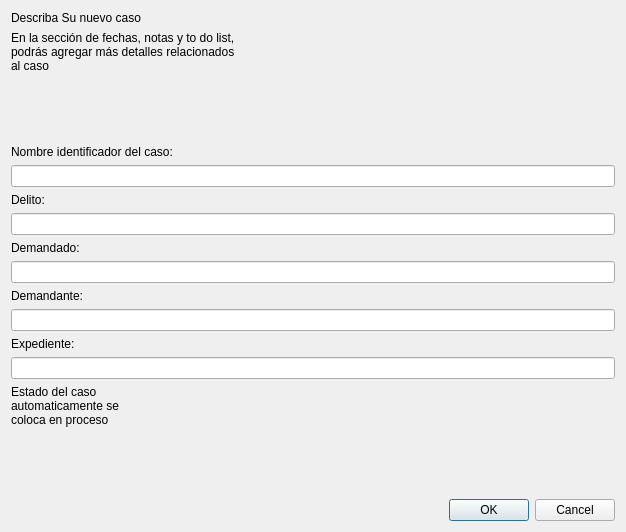
<?xml version="1.0" encoding="UTF-8"?>
<ui version="4.0">
 <class>DialogMain</class>
 <widget class="QDialog" name="DialogMain">
  <property name="geometry">
   <rect>
    <x>0</x>
    <y>0</y>
    <width>626</width>
    <height>532</height>
   </rect>
  </property>
  <property name="windowTitle">
   <string>Dialog</string>
  </property>
  <layout class="QVBoxLayout" name="verticalLayout_9">
   <item>
    <widget class="QLabel" name="label">
     <property name="text">
      <string>Describa Su nuevo caso</string>
     </property>
    </widget>
   </item>
   <item>
    <layout class="QVBoxLayout" name="verticalLayout_8">
     <item>
      <layout class="QVBoxLayout" name="verticalLayout_7">
       <item>
        <widget class="QLabel" name="label_8">
         <property name="text">
          <string>En la sección de fechas, notas y to do list,
podrás agregar más detalles relacionados
al caso</string>
         </property>
        </widget>
       </item>
       <item>
        <spacer name="verticalSpacer_2">
         <property name="orientation">
          <enum>Qt::Vertical</enum>
         </property>
         <property name="sizeHint" stdset="0">
          <size>
           <width>20</width>
           <height>40</height>
          </size>
         </property>
        </spacer>
       </item>
      </layout>
     </item>
    </layout>
   </item>
   <item>
    <layout class="QVBoxLayout" name="verticalLayout_6">
     <item>
      <widget class="QLabel" name="label_2">
       <property name="text">
        <string>Nombre identificador del caso:</string>
       </property>
      </widget>
     </item>
     <item>
      <widget class="QLineEdit" name="lineEdit_caso"/>
     </item>
    </layout>
   </item>
   <item>
    <layout class="QVBoxLayout" name="verticalLayout_5">
     <item>
      <widget class="QLabel" name="label_3">
       <property name="text">
        <string>Delito:</string>
       </property>
      </widget>
     </item>
     <item>
      <widget class="QLineEdit" name="lineEdit_delito"/>
     </item>
    </layout>
   </item>
   <item>
    <layout class="QVBoxLayout" name="verticalLayout_4">
     <item>
      <widget class="QLabel" name="label_4">
       <property name="text">
        <string>Demandado:</string>
       </property>
      </widget>
     </item>
     <item>
      <widget class="QLineEdit" name="lineEdit_demandado"/>
     </item>
    </layout>
   </item>
   <item>
    <layout class="QVBoxLayout" name="verticalLayout_3">
     <item>
      <widget class="QLabel" name="label_5">
       <property name="text">
        <string>Demandante:</string>
       </property>
      </widget>
     </item>
     <item>
      <widget class="QLineEdit" name="lineEdit_demandante"/>
     </item>
    </layout>
   </item>
   <item>
    <layout class="QVBoxLayout" name="verticalLayout_2">
     <item>
      <widget class="QLabel" name="label_6">
       <property name="text">
        <string>Expediente:</string>
       </property>
      </widget>
     </item>
     <item>
      <widget class="QLineEdit" name="lineEdit_expediente"/>
     </item>
    </layout>
   </item>
   <item>
    <layout class="QVBoxLayout" name="verticalLayout">
     <item>
      <widget class="QLabel" name="label_7">
       <property name="text">
        <string>Estado del caso
automaticamente se
coloca en proceso</string>
       </property>
      </widget>
     </item>
     <item>
      <spacer name="verticalSpacer">
       <property name="orientation">
        <enum>Qt::Vertical</enum>
       </property>
       <property name="sizeHint" stdset="0">
        <size>
         <width>20</width>
         <height>40</height>
        </size>
       </property>
      </spacer>
     </item>
    </layout>
   </item>
   <item>
    <layout class="QHBoxLayout" name="horizontalLayout">
     <item>
      <spacer name="horizontalSpacer">
       <property name="orientation">
        <enum>Qt::Horizontal</enum>
       </property>
       <property name="sizeHint" stdset="0">
        <size>
         <width>108</width>
         <height>20</height>
        </size>
       </property>
      </spacer>
     </item>
     <item>
      <widget class="QDialogButtonBox" name="buttonBox">
       <property name="orientation">
        <enum>Qt::Horizontal</enum>
       </property>
       <property name="standardButtons">
        <set>QDialogButtonBox::Cancel|QDialogButtonBox::Ok</set>
       </property>
      </widget>
     </item>
    </layout>
   </item>
  </layout>
 </widget>
 <resources/>
 <connections>
  <connection>
   <sender>buttonBox</sender>
   <signal>accepted()</signal>
   <receiver>DialogMain</receiver>
   <slot>accept()</slot>
   <hints>
    <hint type="sourcelabel">
     <x>248</x>
     <y>254</y>
    </hint>
    <hint type="destinationlabel">
     <x>157</x>
     <y>274</y>
    </hint>
   </hints>
  </connection>
  <connection>
   <sender>buttonBox</sender>
   <signal>rejected()</signal>
   <receiver>DialogMain</receiver>
   <slot>reject()</slot>
   <hints>
    <hint type="sourcelabel">
     <x>316</x>
     <y>260</y>
    </hint>
    <hint type="destinationlabel">
     <x>286</x>
     <y>274</y>
    </hint>
   </hints>
  </connection>
 </connections>
</ui>
